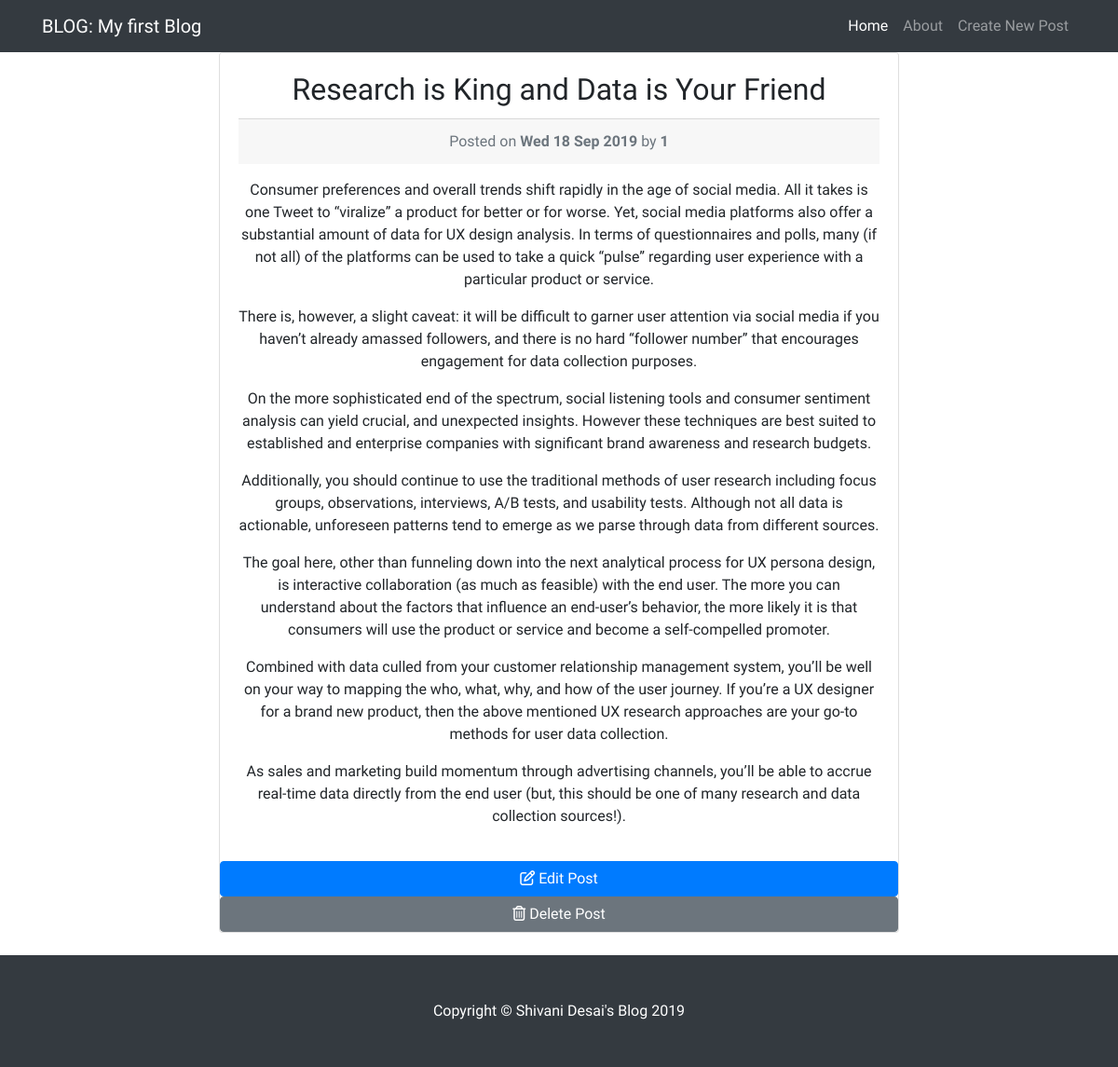
Screenshot of /post/12/ with the database file from the repository.
### blog_app/models.py (models this page shows, shortened)
class UserPost(models.Model):
    title = models.CharField(max_length=128)
    body = models.TextField()
    date = models.DateTimeField(auto_now_add=True)
    author = models.CharField(max_length=128)

### blog_app/views.py (the view)
# urls.py: path('post/<int:pk>/', PostView.as_view(),name='post-detail'),
class PostView(DetailView):
    model = UserPost
    template_name = 'blog_app/post_detail.html'

### blog_app/templates/blog_app/post_detail.html
{% extends "blog_app/base.html" %}
{% block content %}
<div class="col-md-8">
    <div class="card mb-4">
      <div class="card-body">
        <h2 class="card-title">{{object.title}}</h2>
        <div class="card-footer text-muted">
            Posted on <span class="font-weight-bold">{{object.date|date:"D d M Y"}}</span> by <span class="font-weight-bold">{{object.author}}</span>
          </div>
        <p class="card-text">{{object.body|linebreaks}}</p>
      </div>
      <a href="{% url 'update-post' pk=object.pk %}" class="btn btn-primary">
        <i class="far fa-edit"></i><span> Edit Post</span>
      </a>
      <a href="{% url 'delete-post' pk=object.pk %}" class="btn btn-secondary">
        <i class="far fa-trash-alt"></i><span> Delete Post</span>
      </a>
    </div>
  </div>
  {% endblock %}

### blog_app/static/blog_app/css/blog-home.css (style rules this page uses)
body { padding-top: 56px; font-family: 'Catamaran', sans-serif; }
.col-md-8 { text-align: center; margin:auto; }
html, body { height: 100%; }
body { display: flex; flex-direction: column; }

### rows the page displays
UserPost: title "Research is King and Data is Your Friend", date "Wed 18 Sep 2019", author "1", body "Consumer preferences and overall trends shift rapidly in the age of social media. All it takes is one Tweet to “viralize” a product for better or for worse. Yet, social media platforms also offer a substantial amount of data for UX design analysis. In terms of questionnaires and polls, many (if not all) of the platforms can be used to take a quick “pulse” regarding user experience with a particular product or service. There is, however, a slight caveat: it will be difficult to garner user attention via social media if you haven’t already amassed followers, and there is no hard “follower number” that encourages engagement for data collection purposes. On the more sophisticated end of the…"
